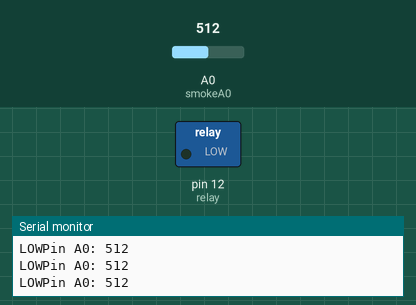
Recording of a sketch running on a simulated Arduino Uno, built with avr-gcc and run on an emulated ATmega328P. On the bench: switched loads named in the sketch (green lamp = pin HIGH), the last lines printed to the serial monitor. The test bench sets the inputs (shaded band); at power-on: A0 (smokeA0) = 512.

Above: at 1.2 s.
1.3 s: A0 (smokeA0) set to 208
4.3 s: A0 (smokeA0) set to 172
At 5.3 s:
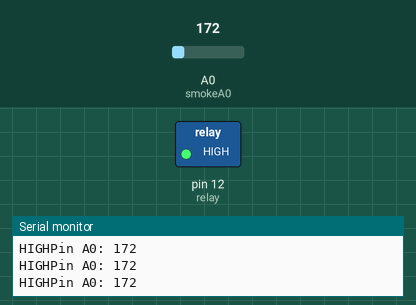
5.8 s: A0 (smokeA0) set to 200
At 6.7 s:
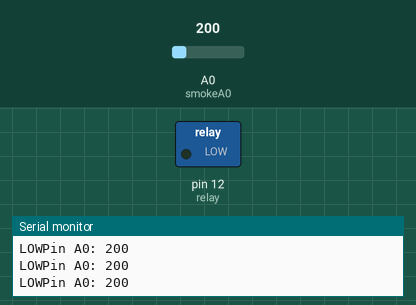
Timing chart, 0 to 8.8 s (numbered marks = the images above; inputs shaded):
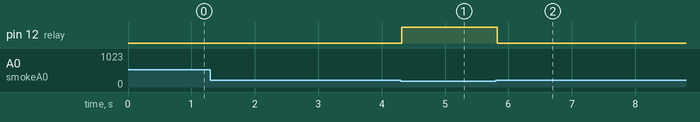

Measured:
- the behaviour switches between 191 and 190 on A0 (smokeA0) (found by bisection; images 0 and 1)
- after the input at 4.3 s, pin 12 (relay): LOW → HIGH at once
- after the input at 5.8 s, pin 12 (relay): HIGH → LOW at once

The sketch:

smokeAlarmFinal.ino
```cpp
//Set up names and which I/O pins they go to
int relay = 12;
int smokeA0 = A0;
// enter threshold value for scaling the smoke sensor, use the on screen serial monitor to see what value the smoke sensor stabilizes to and set it about 50-100 units higher
int sensorThres = 190;
//enter value for scaling the smoke sensor for a failure. Should be 0 units when unplugged or failed
int sensorFailure = 120;
void setup() {
  // put your setup code here, to run once:

//Sets up I/O
pinMode(relay, OUTPUT);
pinMode(smokeA0, INPUT);
//sets up serial printing to arduino ide
Serial.begin(9600);


}

void loop() {
int analogSensor = analogRead(smokeA0);
//Sets up
Serial.print("Pin A0: ");
Serial.println(analogSensor);

if (sensorThres < analogSensor || analogSensor < sensorFailure)
{
  digitalWrite(relay, LOW);
  Serial.print("LOW");
}
else
{
  digitalWrite(relay, HIGH);
  Serial.print("HIGH");
}

// Alternate way to write this code, less effective
/*
if (analogSensor > sensorThres)
{

  digitalWrite(relay, LOW);
}
  else if (analogSensor < sensorFailure)
{

  digitalWrite(relay, LOW);
}
else
{

  digitalWrite(relay, HIGH);
}

*/

delay(100);
}
```
